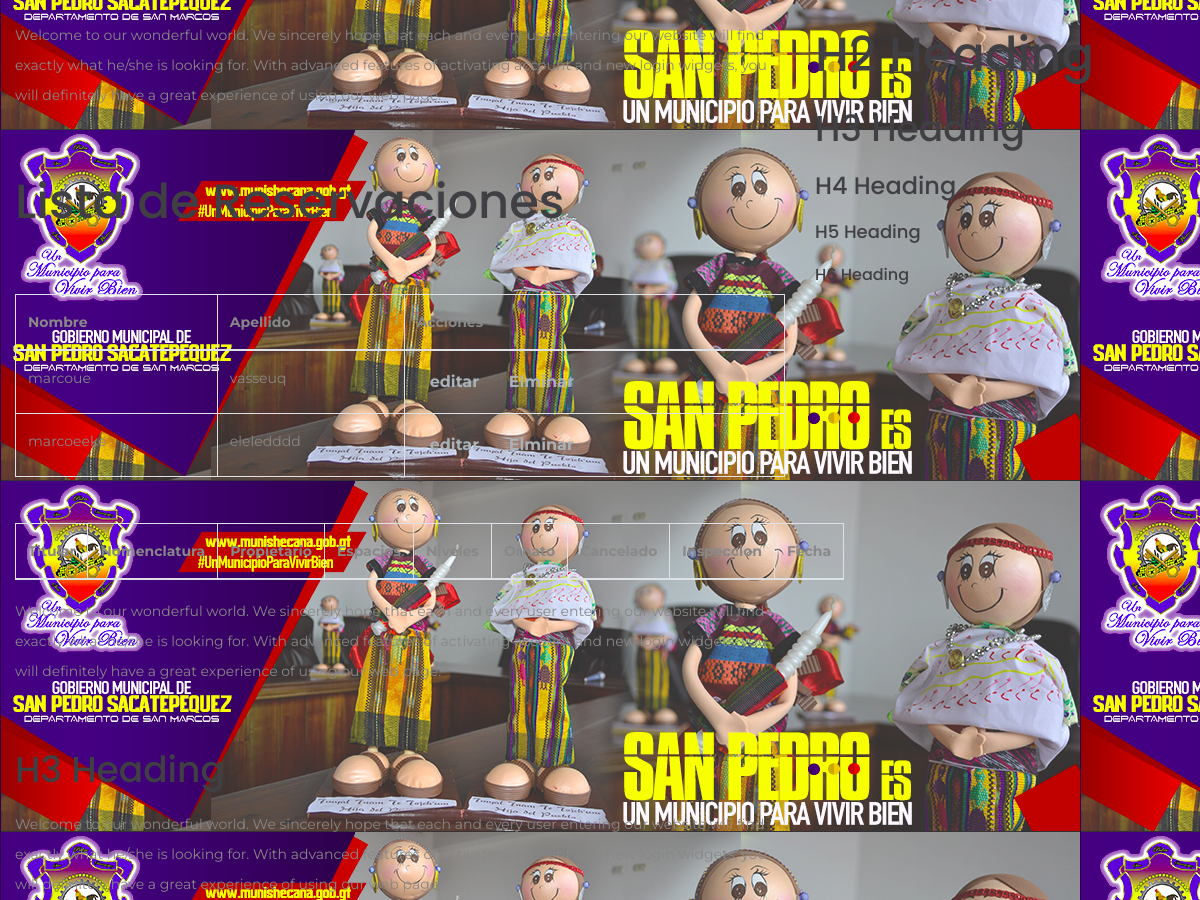
The app's page /nichos/students/1/ (middle part), older data.
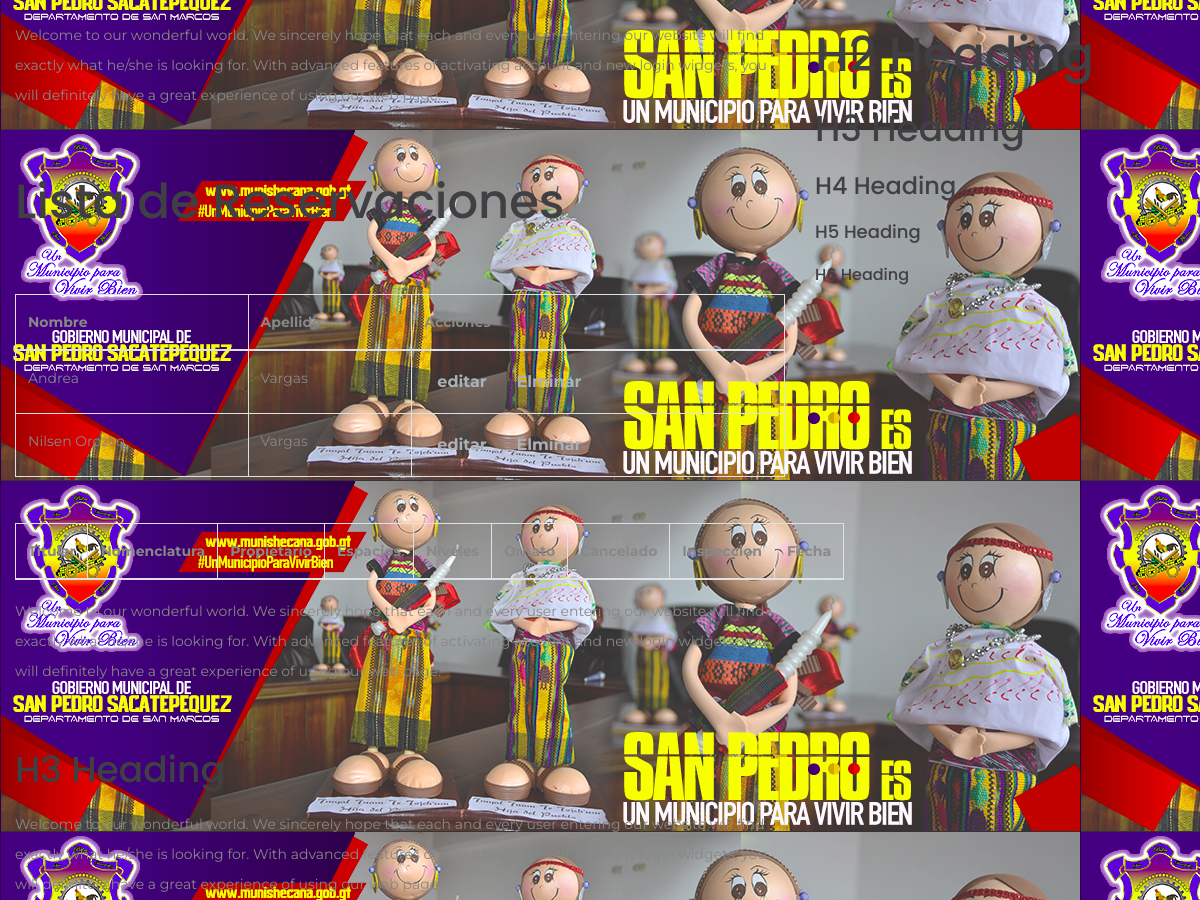
The same page, newer data.
### nichos/models.py (models this page shows, shortened)
class Student(models.Model):
    name = models.CharField(max_length=250)
    last_name = models.CharField(max_length=250)

### nichos/views.py (the view)
# urls.py: path('students/<int:user_pk>/', views.students, name='students'),
def students(request, user_pk):
    template = 'nichos/students.html'
    context = {
        'students': Student.objects.all(),
        'user': User.objects.get(pk=user_pk)
    }
    return render(request, template, context)

### nichos/templates/nichos/students.html (shortened to what this page needs)
{% extends 'nichos/base.html' %}
{% block content %}
{% load static %}
    <div class="page">
      <section class="section section-lg bg-default">
        <div class="container">
          <div class="row row-50 flex-lg-row-reverse">
            <div class="col-xl-4">
              <ul class="list-md">
                <li>
                  <br>
                </li>
                <li>
                  <h2>H2 Heading </h2>
                </li>
                <li>
                  <h3>H3 Heading   </h3>
                </li>
                <li>
                  <h4>H4 Heading </h4>
                </li>
                <li>
                  <h5>H5 Heading</h5>
                </li>
                <li>
                  <h6>H6 Heading </h6>
                </li>
              </ul>
            </div>
            <div class="col-xl-8">
              <ul class="list-xl">
                <li>
                  <p>Welcome to our wonderful world. We sincerely hope that each and every user entering our website will find exactly what he/she is looking for. With advanced features of activating account and new login widgets, you will definitely have a great experience of using our web page.</p>
                </li>
                <li>
                  <h2>Lista de Reservaciones</h2>
                  <br>
                  <br>
                  <div>
                    <table class="table table-bordered">
                      <thead>
                        <th>Nombre</th>
                        <th>Apellido</th>
                        <th>Acciones</th>
                      </thead>
                      <tbody>
                        <tr>
                            {% for stu in students %}
                            <td>{{ stu.name }}</td>
                            <td>  {{ stu.last_name }}</td>
                            <td>
                            <a class="btn btn-danger" href="{% url 'nichos:edit_student' user.pk stu.pk %}" >editar</a>
                            <a  class="btn btn-danger" href="{% url 'nichos:delete_student' user.pk stu.pk %}">Elminar</a>
                            </td>
                        </tr>
                        {% endfor %}
                      </tbody>
                    </table>
                  </div> <br>
                  <div>
                    <table class="table table-bordered">
                      <thead>
                        <th>Titular</th>
                        <th>Nomenclatura</th>
                        <th>Propietario</th>
                        <th>Espacios</th>
                        <th>Niveles</th>
                        <th>Ornato</th>
                        <th>Cancelado</th>
                        <th>Inspeccion</th>
                        <th>Fecha</th>
                      </thead>
                    </table>
                  </div>
                  <p>Welcome to our wonderful world. We sincerely hope that each and every user entering our website will find exactly what he/she is looking for. With advanced features of activating account and new login widgets, you will definitely have a great experience of using our web page.</p>
                </li>
                <li>
                  <h3>H3 Heading</h3>
                  <p>Welcome to our wonderful world. We sincerely hope that each and every user entering our website will find exactly what he/she is looking for. With advanced features of activating account and new login widgets, you will definitely have a great experience of using our web page.</p>
                </li>
              </ul>
            </div>
          </div>
        </div>
      </section>
    </div>
{% endblock %}

### nichos/templates/nichos/base.html (shortened to what this page needs)
{% load static %}
<!DOCTYPE html>
<html class="wide wow-animation" lang="en">
  <head>
    <link rel="stylesheet" href="{% static 'css/bootstrap.css' %}">
    <link rel="stylesheet" href="{% static 'css/fonts.css' %}">
    <link rel="stylesheet" href="{% static 'css/style.css' %}">
  </head>
  <body>
  {% block content %}
  {% endblock %}
  </body>
</html>

Row changes from the older to the newer data that the page shows:
removed Student: name "marcoeeke", last_name "eleledddd"
added Student: name "Andrea", last_name "Vargas"
changed Student: name "marcoue" → "Nilsen Orozco"; last_name "vasseuq" → "Vargas"
